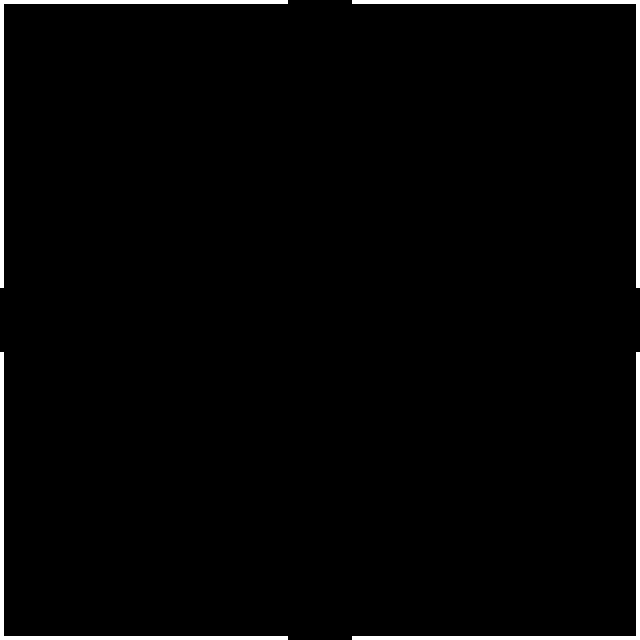

This game map was drawn from its Tiled (.tmx) file and the tilesets committed beside it. A one-line description and the full map source follow:
An orthogonal 20x20 tile map with 32x32 px tiles, 2 tile layers (Background, Walls) and 8 objects.

<map version="1.0" orientation="orthogonal" renderorder="right-down" width="20" height="20" tilewidth="32" tileheight="32" nextobjectid="9">
 <properties>
  <property name="name" value="" />
 </properties>
 <tileset firstgid="1" name="Tiles" tilewidth="32" tileheight="32" tilecount="36" columns="6">
  <image source="../Tiles/Tiles.png" trans="ff00ff" width="192" height="192" />
 </tileset>
 <layer name="Background" width="20" height="20">
  <data encoding="csv">
8,8,8,8,8,8,8,8,8,8,8,8,8,8,8,8,8,8,8,8,
8,8,8,8,8,8,8,8,8,8,8,8,8,8,8,8,8,8,8,8,
8,8,8,8,8,8,8,8,8,8,8,8,8,8,8,8,8,8,8,8,
8,8,8,8,8,8,8,8,8,8,8,8,8,8,8,8,8,8,8,8,
8,8,8,8,8,8,8,8,8,8,8,8,8,8,8,8,8,8,8,8,
8,8,8,8,8,8,8,8,8,8,8,8,8,8,8,8,8,8,8,8,
8,8,8,8,8,8,8,8,8,8,8,8,8,8,8,8,8,8,8,8,
8,8,8,8,8,8,8,8,8,8,8,8,8,8,8,8,8,8,8,8,
8,8,8,8,8,8,8,8,8,8,8,8,8,8,8,8,8,8,8,8,
8,8,8,8,8,8,8,8,8,8,8,8,8,8,8,8,8,8,8,8,
8,8,8,8,8,8,8,8,8,8,8,8,8,8,8,8,8,8,8,8,
8,8,8,8,8,8,8,8,8,8,8,8,8,8,8,8,8,8,8,8,
8,8,8,8,8,8,8,8,8,8,8,8,8,8,8,8,8,8,8,8,
8,8,8,8,8,8,8,8,8,8,8,8,8,8,8,8,8,8,8,8,
8,8,8,8,8,8,8,8,8,8,8,8,8,8,8,8,8,8,8,8,
8,8,8,8,8,8,8,8,8,8,8,8,8,8,8,8,8,8,8,8,
8,8,8,8,8,8,8,8,8,8,8,8,8,8,8,8,8,8,8,8,
8,8,8,8,8,8,8,8,8,8,8,8,8,8,8,8,8,8,8,8,
8,8,8,8,8,8,8,8,8,8,8,8,8,8,8,8,8,8,8,8,
8,8,8,8,8,8,8,8,8,8,8,8,8,8,8,8,8,8,8,8
</data>
 </layer>
 <layer name="Walls" width="20" height="20">
  <data encoding="csv">
1,2,2,2,2,2,2,2,2,0,0,2,2,2,2,2,2,2,2,3,
7,0,0,0,0,0,0,0,0,0,0,0,0,0,0,0,0,0,0,9,
7,0,0,0,0,0,0,0,0,0,0,0,0,0,0,0,0,0,0,9,
7,0,0,0,0,0,0,0,0,0,0,0,0,0,0,0,0,0,0,9,
7,0,0,0,0,0,0,0,0,0,0,0,0,0,0,0,0,0,0,9,
7,0,0,0,0,0,0,0,0,0,0,0,0,0,0,0,0,0,0,9,
7,0,0,0,0,0,0,0,0,0,0,0,0,0,0,0,0,0,0,9,
7,0,0,0,0,0,0,0,0,0,0,0,0,0,0,0,0,0,0,9,
7,0,0,0,0,0,0,0,0,0,0,0,0,0,0,0,0,0,0,9,
0,0,0,0,0,0,0,0,0,0,0,0,0,0,0,0,0,0,0,0,
0,0,0,0,0,0,0,0,0,0,0,0,0,0,0,0,0,0,0,0,
7,0,0,0,0,0,0,0,0,0,0,0,0,0,0,0,0,0,0,9,
7,0,0,0,0,0,0,0,0,0,0,0,0,0,0,0,0,0,0,9,
7,0,0,0,0,0,0,0,0,0,0,0,0,0,0,0,0,0,0,9,
7,0,0,0,0,0,0,0,0,0,0,0,0,0,0,0,0,0,0,9,
7,0,0,0,0,0,0,0,0,0,0,0,0,0,0,0,0,0,0,9,
7,0,0,8,0,0,0,0,0,0,0,0,0,0,0,0,0,0,0,9,
7,0,0,0,0,0,0,0,0,0,0,0,0,0,0,0,0,0,0,9,
7,0,0,0,0,0,0,0,0,0,0,0,0,0,0,0,0,0,0,9,
13,14,14,14,14,14,14,14,14,0,0,14,14,14,14,14,14,14,14,15
</data>
 </layer>
 <objectgroup name="Chests" />
 <objectgroup name="Collisions">
  <object id="1" x="352" y="0" width="288" height="4" />
  <object id="2" x="636" y="0" width="4" height="288" />
  <object id="3" x="0" y="0" width="288" height="4" />
  <object id="4" x="0" y="0" width="4" height="288" />
  <object id="5" x="0" y="352" width="4" height="288" />
  <object id="6" x="0" y="636" width="288" height="4" />
  <object id="7" x="352" y="636" width="288" height="4" />
  <object id="8" x="636" y="352" width="4" height="288" />
 </objectgroup>
 <objectgroup name="NPCs" />
</map>
